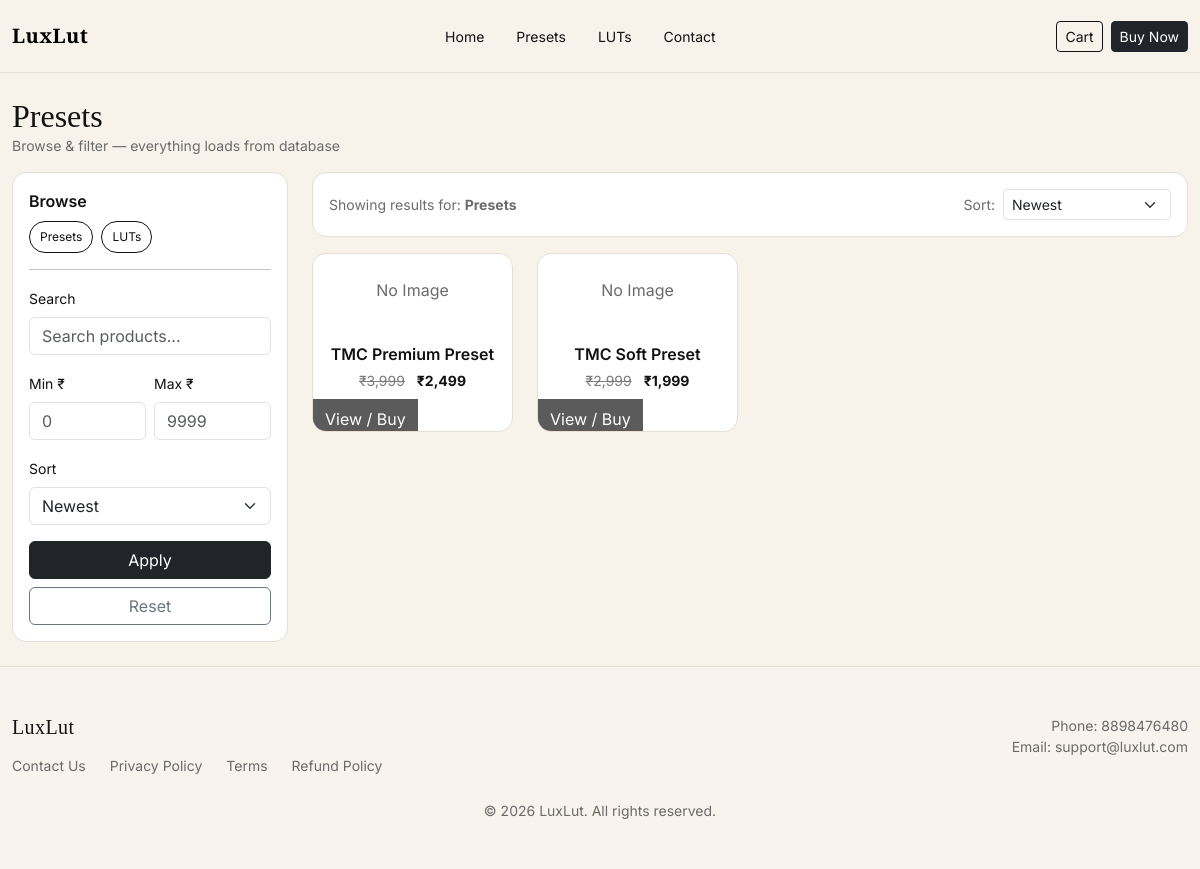
/frontend/category.php, run on the app's committed database.
### tables this page shows
CREATE TABLE `products` (
  `id` int(11) NOT NULL,
  `category_id` int(11) DEFAULT NULL,
  `title` varchar(150) DEFAULT NULL,
  `description` text DEFAULT NULL,
  `image` varchar(255) DEFAULT NULL,
  `status` enum('active','inactive') DEFAULT 'active',
  `created_at` timestamp NOT NULL DEFAULT current_timestamp()
);

### frontend/category.php (the view, shortened to what this page needs)
<?php
require_once __DIR__ . '/includes/header.php';
$type = strtolower(trim($_GET['type'] ?? 'presets'));
$q    = trim($_GET['q'] ?? '');
$min  = isset($_GET['min']) && $_GET['min'] !== '' ? (float)$_GET['min'] : null;
$max  = isset($_GET['max']) && $_GET['max'] !== '' ? (float)$_GET['max'] : null;
$sort = strtolower(trim($_GET['sort'] ?? 'new'));
$catName = ($type === 'luts') ? 'LUT' : 'Preset';
$catRow = mysqli_fetch_assoc(mysqli_query($conn, "SELECT id FROM categories WHERE name='".mysqli_real_escape_string($conn,$catName)."' LIMIT 1"));
$catId = (int)($catRow['id'] ?? 0);
$pageTitle = ($type === 'luts') ? 'LUTs' : 'Presets';
$orderBy = "p.id DESC";
$conditions = [];
$params = [];
$typesStr = "";
$conditions[] = "p.status='active'";
if ($catId > 0) {
    $conditions[] = "p.category_id=?";
    $typesStr .= "i";
    $params[] = $catId;
}
$where = "WHERE " . implode(" AND ", $conditions);
$having = "";
$sql = "
SELECT
  p.id, p.title, p.description,
  (SELECT pm.file_name
   FROM product_media pm
   WHERE pm.product_id = p.id AND pm.media_type='image'
   ORDER BY pm.id DESC
   LIMIT 1) AS thumb,
  (SELECT pp.price
   FROM product_prices pp
   WHERE pp.product_id = p.id
   ORDER BY pp.id DESC
   LIMIT 1) AS price,
  (SELECT pp.discount_price
   FROM product_prices pp
   WHERE pp.product_id = p.id
   ORDER BY pp.id DESC
   LIMIT 1) AS discount_price,
  (CASE
     WHEN (SELECT pp.discount_price FROM product_prices pp WHERE pp.product_id=p.id ORDER BY pp.id DESC LIMIT 1) IS NOT NULL
          AND (SELECT pp.discount_price FROM product_prices pp WHERE pp.product_id=p.id ORDER BY pp.id DESC LIMIT 1) > 0
     THEN (SELECT pp.discount_price FROM product_prices pp WHERE pp.product_id=p.id ORDER BY pp.id DESC LIMIT 1)
     ELSE (SELECT pp.price FROM product_prices pp WHERE pp.product_id=p.id ORDER BY pp.id DESC LIMIT 1)
   END) AS final_price
FROM products p
{$where}
{$having}
ORDER BY {$orderBy}
";
$stmt = mysqli_prepare($conn, $sql);
if ($stmt && $typesStr !== "") {
    mysqli_stmt_bind_param($stmt, $typesStr, ...$params);
}
if ($stmt) {
    mysqli_stmt_execute($stmt);
    $result = mysqli_stmt_get_result($stmt);
} else {
    $result = mysqli_query($conn, $sql);
}
$IMG_BASE = BASE_URL . "assets/uploads/products/images/";
?>
<div class="d-flex flex-wrap align-items-center justify-content-between gap-2 mb-3">
  <div>
    <h2 class="lux-title mb-0"><?= htmlspecialchars($pageTitle) ?></h2>
    <div class="lux-soft small">Browse & filter — everything loads from database</div>
  </div>
</div>
<div class="row g-4">
  <div class="col-lg-3 d-none d-lg-block">
    <div class="lux-box p-3">
      <div class="fw-semibold mb-2">Browse</div>
      <div class="d-flex flex-wrap gap-2 mb-3">
        <a class="lux-chip" href="<?= BASE_URL ?>frontend/category.php?type=presets">Presets</a>
        <a class="lux-chip" href="<?= BASE_URL ?>frontend/category.php?type=luts">LUTs</a>
      </div>
      <hr>
      <form method="GET" class="mt-3">
        <div class="mb-3">
          <label class="form-label small">Search</label>
          <input type="text" name="q" class="form-control" value="<?= htmlspecialchars($q) ?>" placeholder="Search products...">
        </div>
        <div class="row g-2">
          <div class="col-6">
            <label class="form-label small">Min ₹</label>
            <input type="number" name="min" class="form-control" value="<?= htmlspecialchars($min ?? '') ?>" placeholder="0">
          </div>
          <div class="col-6">
            <label class="form-label small">Max ₹</label>
            <input type="number" name="max" class="form-control" value="<?= htmlspecialchars($max ?? '') ?>" placeholder="9999">
          </div>
        </div>
        <div class="mt-3">
          <label class="form-label small">Sort</label>
          <select name="sort" class="form-select">
            <option value="new"  <?= $sort==='new'?'selected':'' ?>>Newest</option>
          </select>
        </div>
        <div class="d-grid gap-2 mt-3">
          <button class="btn btn-dark">Apply</button>
          <a class="btn btn-outline-secondary" href="<?= BASE_URL ?>frontend/category.php?type=<?= htmlspecialchars($type) ?>">Reset</a>
        </div>
      </form>
    </div>
  </div>
  <div class="col-lg-9">
    <div class="lux-box p-3 mb-3">
      <div class="row align-items-center gy-2">
        <div class="col-md-6">
          <div class="small lux-soft">
            Showing results for: <strong><?= htmlspecialchars($pageTitle) ?></strong>
          </div>
        </div>
        <div class="col-md-6 text-md-end">
          <form method="GET" class="d-inline-flex gap-2 align-items-center">
            <label class="small lux-soft">Sort:</label>
            <select name="sort" class="form-select form-select-sm" onchange="this.form.submit()">
              <option value="new"  <?= $sort==='new'?'selected':'' ?>>Newest</option>
            </select>
          </form>
        </div>
      </div>
    </div>
    <div class="row g-4">
      <?php if (!$result || mysqli_num_rows($result) == 0): ?>
        <div class="col-12">
          <div class="lux-box p-4 text-center">
            <div class="fw-semibold">No products found</div>
            <div class="lux-soft small mt-1">Try changing filters or search.</div>
          </div>
        </div>
      <?php else: ?>
        <?php while($p = mysqli_fetch_assoc($result)): ?>
          <?php
            $id = (int)$p['id'];
            $thumb = $p['thumb'] ?? '';
            $price = (float)($p['price'] ?? 0);
            $discount = (float)($p['discount_price'] ?? 0);
            $finalPrice = (float)($p['final_price'] ?? 0);
          ?>
          <div class="col-6 col-md-4 col-xl-3">
            <div class="lux-card h-100">
              <?php if (!empty($thumb)): ?>
                <img class="lux-thumb" src="<?= $IMG_BASE . htmlspecialchars($thumb) ?>" alt="product">
              <?php else: ?>
                <div class="p-4 text-center lux-soft">No Image</div>
              <?php endif; ?>
              <div class="p-3 text-center">
                <div class="fw-semibold"><?= htmlspecialchars($p['title'] ?? '-') ?></div>
                <div class="small mt-1">
                  <?php if ($discount > 0): ?>
                    <span class="lux-old">₹<?= number_format($price) ?></span>
                    <strong>₹<?= number_format($discount) ?></strong>
                  <?php else: ?>
                    <strong>₹<?= number_format($finalPrice) ?></strong>
                  <?php endif; ?>
                </div>
              </div>
              <a class="lux-bar-btn text-decoration-none text-center"
                 href="<?= BASE_URL ?>frontend/product.php?id=<?= $id ?>">
                View / Buy
              </a>
            </div>
          </div>
        <?php endwhile; ?>
      <?php endif; ?>
    </div>
  </div>
</div>
<?php require_once __DIR__ . '/includes/footer.php'; ?>

### frontend/includes/header.php (style rules this page uses)
:root { --bg:#f7f2ea; --ink:#121212; --muted:#6b6b6b; --border:#e6dfd6; --card:#ffffff; }
body { background:var(--bg); color:var(--ink); font-family:Inter,system-ui,-apple-system,Segoe UI,Roboto; }

### frontend/category.php (style rules this page uses)
.lux-title { font-family:"Playfair Display", serif; }
.lux-soft { color:#6b6b6b; }
.lux-box { background:#fff; border:1px solid #e6dfd6; border-radius:14px; }
.lux-card { background:#fff; border:1px solid #e6dfd6; border-radius:14px; overflow:hidden; transition:transform .15s ease; }
.lux-old { text-decoration:line-through; color:#7a7a7a; margin-right:8px; }
.lux-bar-btn { background:#5b5b5b; color:#fff; border:0; width:100%; padding:10px 12px; }
.lux-chip { border:1px solid #111; padding:6px 10px; border-radius:999px; font-size:12px; text-decoration:none; color:#111; }

### data on the page
products: title "TMC Premium Preset", price "3,999", discount "2,499"
products: title "TMC Soft Preset", price "2,999", discount "1,999"

### other printed values
$pageTitle "Presets"
